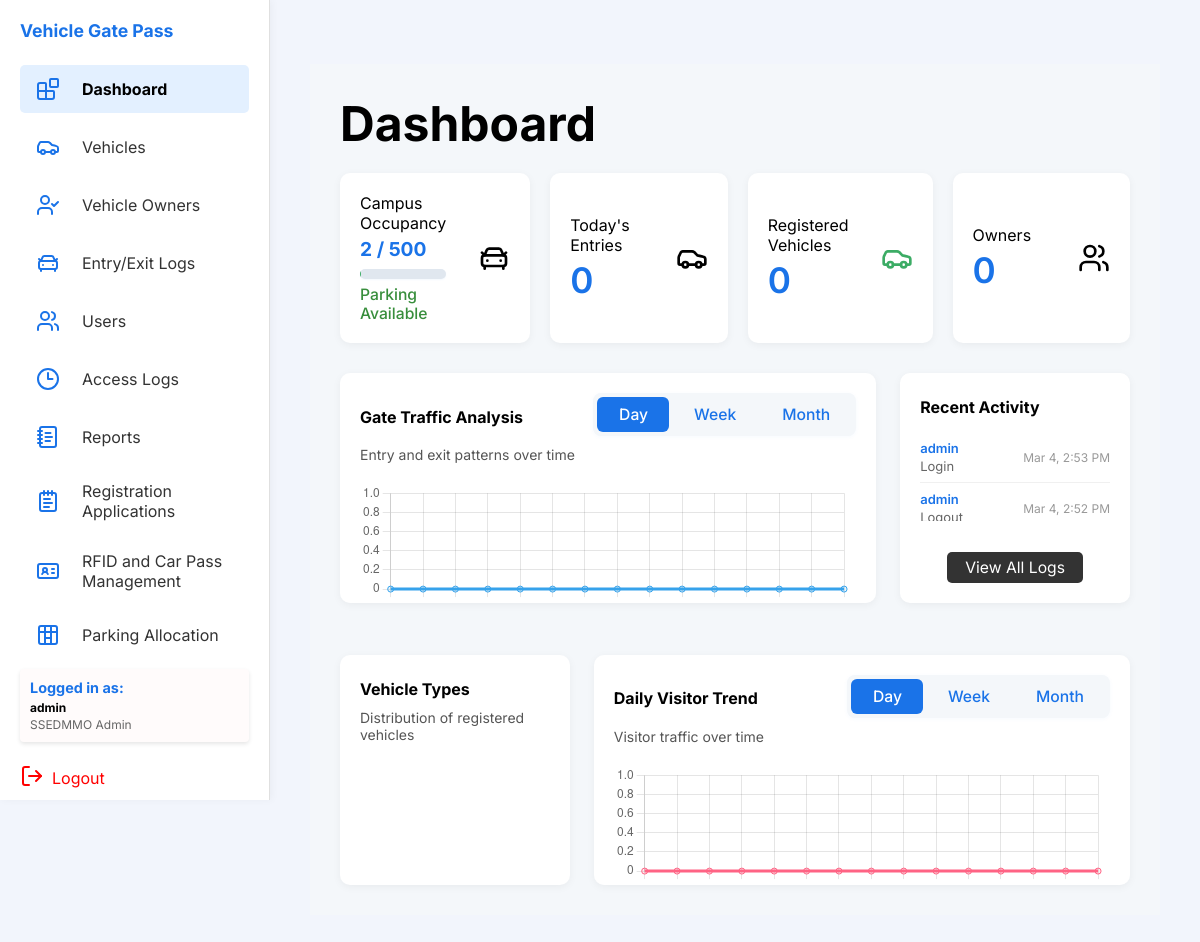
Screenshot of /php/dashboard.php (signed in) with the database file from the repository.
### tables this page shows
CREATE TABLE `parkingstatus` (
  `id` int(11) NOT NULL,
  `totalCapacity` int(11) DEFAULT 200,
  `allocatedStudents` int(11) DEFAULT 100,
  `allocatedFaculty` int(11) DEFAULT 50,
  `allocatedStaff` int(11) DEFAULT 30,
  `allocatedGuests` int(11) DEFAULT 20,
  `currentOccupiedStudents` int(11) DEFAULT 0,
  `currentOccupiedFaculty` int(11) DEFAULT 0,
  `currentOccupiedStaff` int(11) DEFAULT 0,
  `currentOccupiedGuests` int(11) DEFAULT 0,
  `lastUpdated` timestamp NOT NULL DEFAULT current_timestamp() ON UPDATE current_timestamp()
);

CREATE TABLE `accesslog` (
  `logID` int(11) NOT NULL,
  `userID` varchar(10) DEFAULT NULL,
  `action` enum('login','logout','failed_login','update','delete','view') NOT NULL,
  `description` text DEFAULT NULL,
  `timestamp` datetime DEFAULT current_timestamp()
);

CREATE TABLE `user` (
  `userID` varchar(10) NOT NULL,
  `registrationID` varchar(10) DEFAULT NULL,
  `passID` varchar(10) DEFAULT NULL,
  `username` varchar(50) NOT NULL,
  `password` varchar(255) NOT NULL,
  `role` enum('SSEDMMO Admin','SSEDMMO Staff','Guard') DEFAULT NULL
);

### php/dashboard.php (the view, shortened to what this page needs)
<?php
$db = new Database();
$conn = $db->getConnection();
$stats = [
  'total_vehicles' => 0,
  'active_vehicles' => 0,
  'pending_vehicles' => 0,
  'total_users' => 0
];
$result = $conn->query("SELECT COUNT(*) as count FROM vehicle");
if ($result) {
  $stats['total_vehicles'] = $result->fetch_assoc()['count'];
}
$parkingResult = $conn->query("SELECT * FROM parkingstatus ORDER BY id ASC LIMIT 1");
$parkingData = $parkingResult ? $parkingResult->fetch_assoc() : null;
$occupancyByRole = [
  'students' => 0,
  'faculty' => 0,
  'staff' => 0,
  'guests' => 0
];
$result = $conn->query("
    SELECT role_category, COUNT(*) as count FROM (
        SELECT
            CASE
                WHEN vo.role = 'student' THEN 'students'
                WHEN vo.role = 'faculty' THEN 'faculty'
                WHEN vo.role IN ('non-teaching', 'staff') THEN 'staff'
                ELSE 'guests'
            END as role_category
        FROM entryexitlog e
        JOIN vehicle v ON e.plateNum = v.plateNum
        LEFT JOIN vehicleowner vo ON v.OwnerID = vo.OwnerID
        WHERE e.status = 'entered'
        UNION ALL
        SELECT 'guests' as role_category
        FROM visitor
        WHERE status = 'entered'
    ) as combined_occupancy
    GROUP BY role_category
");
if ($result) {
  while ($row = $result->fetch_assoc()) {
    $occupancyByRole[$row['role_category']] = $row['count'];
  }
}
$stats['active_vehicles'] = array_sum($occupancyByRole);
$stats['total_capacity'] = $parkingData['totalCapacity'];
$stats['occupancy_by_role'] = $occupancyByRole;
$result = $conn->query("SELECT COUNT(*) as count FROM vehicle WHERE stickerID IS NULL");
if ($result) {
  $stats['pending_vehicles'] = $result->fetch_assoc()['count'];
}
$result = $conn->query("SELECT COUNT(*) as count FROM vehicleowner");
if ($result) {
  $stats['total_users'] = $result->fetch_assoc()['count'];
}
$recentLogs = [];
$result = $conn->query("SELECT u.username, a.action, a.description, a.timestamp FROM accesslog a LEFT JOIN user u ON a.userID = u.userID ORDER BY a.timestamp DESC LIMIT 5");
if ($result) {
  while ($row = $result->fetch_assoc()) {
    $recentLogs[] = $row;
  }
}
$today = date('Y-m-d');
$result1 = $conn->query("SELECT COUNT(*) as count FROM entryexitlog WHERE DATE(entryTime) = '$today'");
$result2 = $conn->query("SELECT COUNT(*) as count FROM visitor WHERE DATE(entryTime) = '$today'");
$count1 = $result1 ? $result1->fetch_assoc()['count'] : 0;
$count2 = $result2 ? $result2->fetch_assoc()['count'] : 0;
$stats['todays_entries'] = $count1 + $count2;
include_once '../includes/header.php';
?>
<main class="main">
  <h2>Dashboard</h2>
  <div class="stats">
    <div class="card-flex">
      <div class="w-full">
        Campus Occupancy <br />
        <strong class="card-num-occ"><?php echo $stats['active_vehicles']; ?> /
          <?php echo $stats['total_capacity']; ?></strong>
        <div class="occupancy-progress-bar">
        </div>
        <div
          class="occupancy-status <?php echo ($stats['active_vehicles'] / $stats['total_capacity']) > 0.9 ? 'full' : 'available'; ?>">
          <?php echo ($stats['active_vehicles'] / $stats['total_capacity']) > 0.9 ? 'Nearly Full' : 'Parking Available'; ?>
        </div>
      </div>
      <span class="card-svg">
      </span>
    </div>
    <div class="card-flex">
      <div>
        Today's Entries <br />
        <strong class="card-num"><?php echo $stats['todays_entries']; ?></strong>
      </div>
      <span class="card-svg">
      </span>
    </div>
    <div class="card-flex">
      <div>
        Registered Vehicles <br />
        <strong class="card-num"><?php echo $stats['total_vehicles']; ?></strong>
      </div>
      <span class="card-svg" id="car-icon">
      </span>
    </div>
    <div class="card-flex">
      <div>
        Owners <br />
        <strong class="card-num"><?php echo $stats['total_users']; ?></strong>
      </div>
      <span class="card-svg">
      </span>
    </div>
  </div>
  <div class="grid">
    <div class="grid-top">
      <div class="card" id="gate-traffic">
        <div class="card-header-row">
          <strong>Gate Traffic Analysis</strong>
          <div class="traffic-btn-group">
            <div class="traffic-btn-box">
              <div class="traffic-btn-slider"></div>
              <button class="traffic-btn active">Day</button>
              <button class="traffic-btn">Week</button>
              <button class="traffic-btn">Month</button>
            </div>
          </div>
        </div>
        <p>Entry and exit patterns over time</p>
        <div class="chart-container-lg">
          <canvas id="trafficChart"></canvas>
        </div>
      </div>
      <div class="card" id="recent-activity">
        <strong>Recent Activity</strong>
        <div class="activity-list">
          <?php foreach ($recentLogs as $log): ?>
            <div class="activity-item">
              <div class="activity-info">
                <span class="activity-user"><?php echo htmlspecialchars($log['username'] ?? 'Unknown'); ?></span>
                <span class="activity-action"><?php echo htmlspecialchars($log['action']); ?></span>
              </div>
              <div class="activity-time"><?php echo date('M j, g:i A', strtotime($log['timestamp'])); ?></div>
            </div>
          <?php endforeach; ?>
        </div>
        <a class="view-btn" href="access_logs.php">View All Logs</a>
      </div>
    </div>
    <div class="grid-bottom">
      <div class="card" id="vehicle-types">
        <strong>Vehicle Types</strong>
        <p>Distribution of registered vehicles</p>
        <div class="chart-container-xl">
          <canvas id="vehicleTypesChart"></canvas>
        </div>
      </div>
      <div class="card" id="daily-visitor-trend">
        <div class="card-header-row">
          <strong>Daily Visitor Trend</strong>
          <div class="traffic-btn-group">
            <div class="traffic-btn-box">
              <div class="traffic-btn-slider"></div>
              <button class="traffic-btn active" onclick="updateVisitorChart('day')">Day</button>
              <button class="traffic-btn" onclick="updateVisitorChart('week')">Week</button>
              <button class="traffic-btn" onclick="updateVisitorChart('month')">Month</button>
            </div>
          </div>
        </div>
        <p>Visitor traffic over time</p>
        <div class="chart-container-lg">
          <canvas id="visitorTrendChart"></canvas>
        </div>
      </div>
    </div>
  </div>
</main>
<?php
include_once '../includes/footer.php';
?>

### css/global.css (style rules this page uses)
* { box-sizing: border-box; margin: 0; padding: 0; font-family: "Inter", sans-serif; }
body { background: #f2f5fc; padding: 40px; }
p { margin-bottom: 20px; color: #666; }
main { flex: 1; padding: 0 40px; }
.main { margin-left: 270px; padding: 32px; min-height: 100vh; background: #f4f7fa; box-sizing: border-box; }
.w-full { width: 100%; }

### css/dashboard.css (style rules this page uses)
.main { flex-grow: 1; padding: 30px; margin-top: 24px; margin-left: 270px; margin-bottom: 32px; min-height: 100vh; box-sizing: border-box; overflow-x: auto; }
.main h2 { font-size: 3rem; margin-bottom: 20px; }
.stats { display: flex; gap: 20px; margin-bottom: 30px; }
.card-flex { display: flex; align-items: center; justify-content: space-between; gap: 12px; width: 100%; background: white; padding: 20px; border-radius: 10px; box-shadow: 0 2px 8px rgba(0, 0, 0, 0.05); }
.card-svg { display: flex; align-items: center; justify-content: flex-end; min-width: 40px; margin-left: 12px; }
#car-icon { width: 32px; height: 32px; color: #3CAC65; }
.card-flex strong { display: block; margin-top: 4px; }
.card-num { display: block; font-size: 2.2rem; font-weight: 600; margin: 6px 0 0 0; color: #1a73e8; letter-spacing: 1px; }
.card-num-occ { font-size: 1.2rem; color: #1a73e8; font-weight: bold; margin-top: 4px; }
.occupancy-progress-bar { width: 100%; height: 10px; background: #e0e7ef; border-radius: 6px; margin-top: 8px; overflow: hidden; box-shadow: 0 1px 2px rgba(26, 115, 232, 0.05); }
.occupancy-status { margin-top: 6px; font-size: 0.98rem; font-weight: 500; color: #388e3c; }
.grid { width: 100%; display: flex; flex-direction: column; gap: 28px; margin-top: 30px; }
.grid-top { width: 100%; display: grid; grid-template-columns: 7fr 3fr; gap: 24px; margin-bottom: 24px; align-items: stretch; }
.grid-bottom { width: 100%; display: grid; grid-template-columns: 3fr 7fr; gap: 24px; align-items: stretch; }
.grid-top>.card, .grid-bottom>.card { min-width: 0; min-height: 0; width: 100%; height: 100%; display: flex; flex-direction: column; overflow: auto; }
#gate-traffic, #daily-visitor-trend { aspect-ratio: 2.5 / 1; min-width: 200px; min-height: 120px; }
#recent-activity, #vehicle-types { aspect-ratio: 1 / 1; min-width: 120px; min-height: 120px; }
.card { flex-direction: column; background: white; padding: 20px; border-radius: 10px; box-shadow: 0 2px 8px rgba(0, 0, 0, 0.05); }
.card canvas { max-width: 100% !important; max-height: 100% !important; width: auto !important; height: auto !important; }
.card strong { display: block; margin-top: 4px; }
.card p { font-size: 14px; color: #555; margin-top: 10px; }
.view-btn { margin: 16px auto 0 auto; display: block; padding: 6px 18px; background: #333; color: white; border-radius: 5px; text-decoration: none; font-size: 0.98rem; text-align: center; min-width: unset; max-width: 180px; }
.activity-list { margin: 15px 0; max-height: 200px; overflow-y: auto; }
.activity-item { display: flex; justify-content: space-between; align-items: center; padding: 8px 0; border-bottom: 1px solid #f0f0f0; font-size: 13px; }
.activity-info { display: flex; flex-direction: column; gap: 2px; }
.activity-user { font-weight: 600; color: #1a73e8; }
.activity-action { color: #666; text-transform: capitalize; }
.activity-time { color: #999; font-size: 12px; }
.traffic-btn-group { display: flex; justify-content: flex-end; }
.traffic-btn-box { position: relative; display: flex; background: #f4f7fa; border-radius: 8px; padding: 4px; box-shadow: 0 1px 4px rgba(26, 115, 232, 0.04); min-width: 210px; }
.traffic-btn { position: relative; background: none; border: none; color: #1a73e8; padding: 8px 22px; border-radius: 6px; font-size: 0.98rem; cursor: pointer; z-index: 2; transition: color 0.2s; font-weight: 500; }
.traffic-btn:not(:last-child) { margin-right: 2px; }
.traffic-btn.active { color: #fff; }
.traffic-btn-slider { position: absolute; top: 4px; left: 4px; width: 66px; height: calc(100% - 8px); background: #1a73e8; border-radius: 6px; z-index: 1; transition: left 0.2s cubic-bezier(.4, 1, .6, 1), width 0.2s cubic-bezier(.4, 1, .6, 1), background 0.18s; pointer-events: none; }
.card-header-row { display: flex; justify-content: space-between; align-items: center; }
.chart-container-lg { position: relative; height: 200px; }
.chart-container-xl { position: relative; height: 250px; }

### rows the page displays
parkingstatus: currentOccupiedGuests "2", totalCapacity "500"
accesslog: userID.username "admin", action "Login", timestamp "Mar 4, 2:53 PM"
accesslog: userID.username "admin", action "Logout", timestamp "Mar 4, 2:52 PM"

### other values shown
$_SESSION['username'] "admin"
$_SESSION['role'] "SSEDMMO Admin"
$stats['todays_entries'] "0"
$stats['total_vehicles'] "0"
$stats['total_users'] "0"
